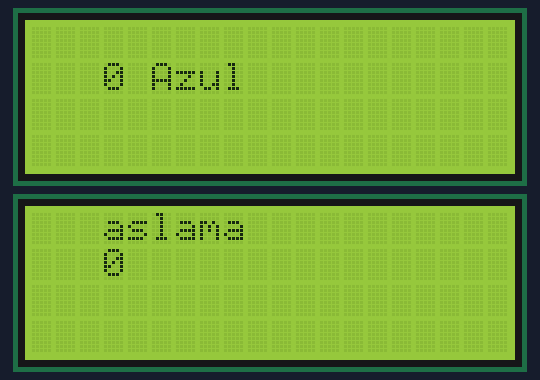
The sketch below on a simulated Arduino Uno, built with avr-gcc and run on an emulated ATmega328P. Shown: 2 × 20×4 character LCD.

Above: at 0.3 s.
At 5.12 s:
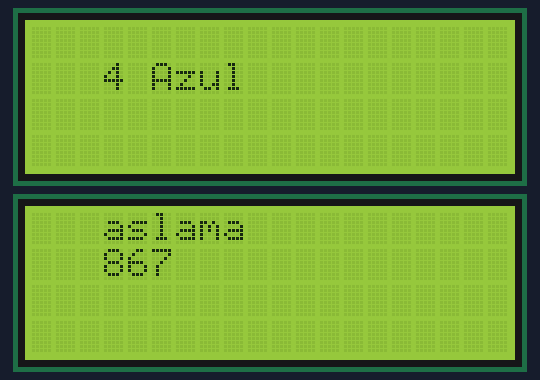
At 9.99 s:
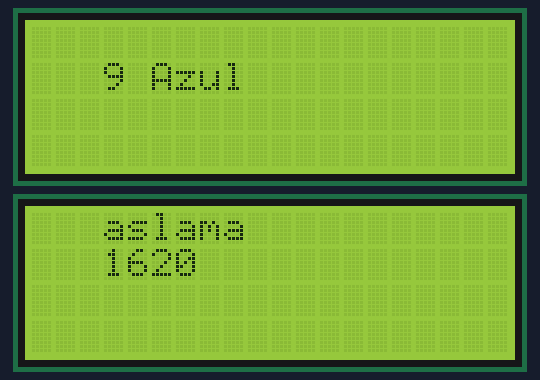
At 19.99 s:
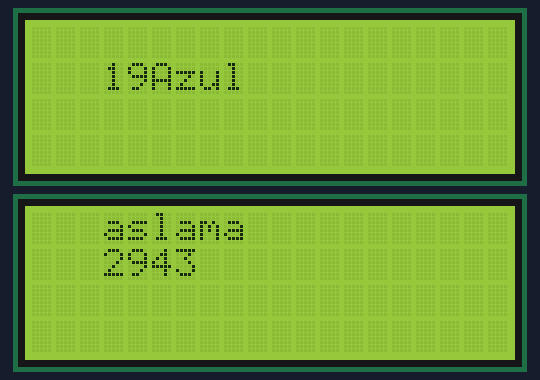
At 29.69 s:
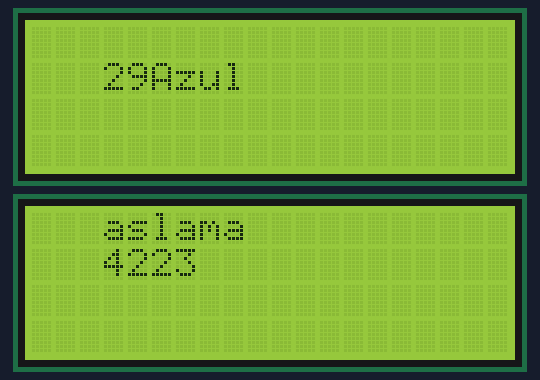
At 39.69 s:
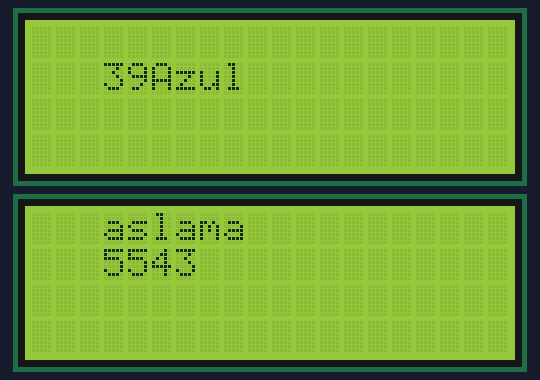

The sketch:

sketch_mar23a.ino
```cpp
#include <Wire.h>
#include <LiquidCrystal_I2C.h>

LiquidCrystal_I2C lcd1(0x20,20,4);
LiquidCrystal_I2C lcd2(0x27,20,4);
unsigned long cmpt =0;

void setup() {

lcd1.begin();
lcd2.begin();

lcd1.backlight();
lcd2.backlight();

lcd1.setCursor(3,1);
lcd1.print("  Azul          ");

lcd2.setCursor(3,0);
lcd2.print("aslama");

}

void loop() {

lcd1.setCursor(3,1);
lcd1.print(millis()/1000);

lcd2.setCursor(3,1);
lcd2.print(cmpt);
cmpt++;

}
```
